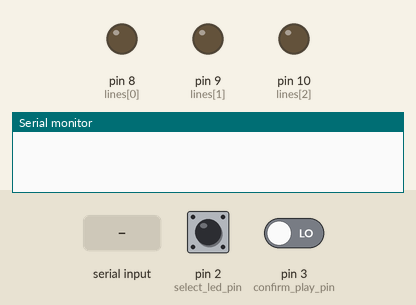
A sketch run on a simulated Arduino Uno, built with avr-gcc and run on an emulated ATmega328P. Shown: output pins drawn as LEDs (lit = HIGH), the last lines printed to the serial monitor. Inputs (shaded band) come from the test bench; at power-on: pin 3 (confirm_play_pin) LOW, pin 2 (select_led_pin) LOW. Pins used as bus, display or sensor lines are not drawn.

Above: at 1.2 s.
1.3 s: "A" received over Serial
At 2.5 s:
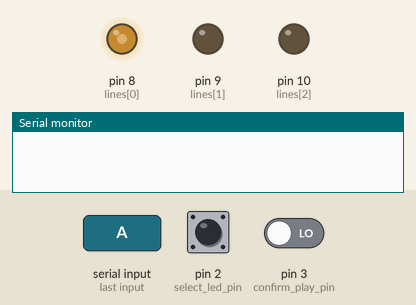
2.8 s: pin 3 (confirm_play_pin) driven HIGH
At 3.2 s:
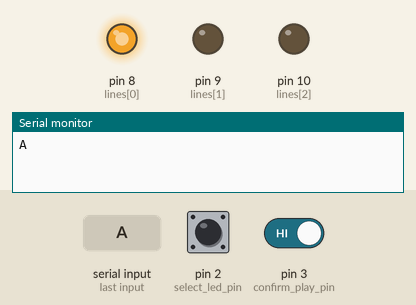
Timing chart, 0 to 5.8 s (numbered marks = the images above; inputs shaded):
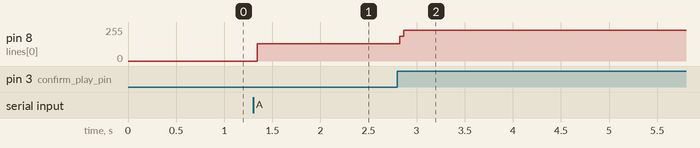

The sketch:

Galo.ino
```cpp
int select_led_pin = 2;  // pin to switch leds
int confirm_play_pin = 3; // pin to confirm play and switch player

boolean allowed = 0; // if is the player's turn
char message; // message to send to other player

int state_button_1 = HIGH;      // the current state of the output pin
int reading_button_1;           // the current reading from the input pin
int previous_button_1 = LOW;    // the previous reading from the input pin

int state_button_2 = HIGH;      // the current state of the output pin
int reading_button_2;           // the current reading from the input pin
int previous_button_2 = LOW;    // the previous reading from the input pin

int counter_c = 0; // counter for colums
int counter_l = 0; // counter for lines

int columns[3] = {5, 6, 7}; // output pins for the matrix
int lines[3] = {8, 9, 10}; // output pins for the matrix

int no_led = 88;
int blue = 66;
int red = 82;
int color = blue;

int leds[3][3];

// the following variables are long's because the time, measured in miliseconds,
// will quickly become a bigger number than can be stored in an int.
long time = 0;         // the last time the output pin was toggled
long debounce = 200;   // the debounce time, increase if the output flickers

void Highlight_Led(int line, int column) {
  LedOn(line, column);
  delay(1);
  LedOff(line, column);
  delay(1);

}
void LedOn(int line, int column) {
  digitalWrite(lines[line], HIGH);
  digitalWrite(columns[column], LOW);
}
void LedOff(int line, int column) {
  digitalWrite(lines[line], LOW);
  digitalWrite(columns[column], HIGH);
}

void ClearLeds() {
  for (int i = 0; i < 3; i++) {
    for (int j = 0; j < 3; j++) {
      LedOff(i, j);
    }
  }
}
void WriteLeds() {
  for (int i = 0; i < 3; i++) {
    for (int j = 0; j < 3; j++) {
      if (leds[i][j] == color) {
        LedOn(i, j);
        delay(1);
        ClearLeds();
      }
    }
  }
}
void setup() {
  Serial.begin(9600);
  pinMode(select_led_pin, INPUT);
  pinMode(confirm_play_pin, INPUT);

  pinMode(8, OUTPUT);
  pinMode(9, OUTPUT);
  pinMode(10, OUTPUT);

  pinMode(5, OUTPUT);
  pinMode(6, OUTPUT);
  pinMode(7, OUTPUT);

  for (int i = 0; i < 3; i++) {
    for (int j = 0; j < 3; j++)
      leds[i][j] = no_led;
  }
  ClearLeds();
}

void loop() {
  WriteLeds();
  if (allowed) {
    reading_button_1 = digitalRead(select_led_pin);
    reading_button_2 = digitalRead(confirm_play_pin);

    if (reading_button_2 == HIGH && previous_button_2 == LOW && millis() - time > debounce) {
      leds[counter_l][counter_c] = color;
      message = 'A';
      allowed = 0;

      Serial.write(message);
      time = millis();
    }
    previous_button_2 = reading_button_2;
    // if the input just went from LOW and HIGH and we've waited long enough
    // to ignore any noise on the circuit, toggle the output pin and remember
    // the time
    if (reading_button_1 == HIGH && previous_button_1 == LOW && millis() - time > debounce) {
      counter_l++;
      if (counter_l == 3) {
        counter_l = 0;
        counter_c++;
      }
      if (counter_c == 3) {
        counter_c = 0;
      }
      time = millis();
    }
    Highlight_Led(counter_l, counter_c);

    previous_button_1 = reading_button_1;

  } else {
    if (Serial.available() > 0) {
      // read the incoming byte:
      message = Serial.read();
      if (message == 'A') {
        allowed = 1;
      }
    }
  }
}
```

Measured:
- after the input at 1.3 s, pin 8 (lines[0]): 0/255 → 128/255 after 0.05 s
- after the input at 2.8 s, pin 8 (lines[0]): 128/255 → 229/255 at once
